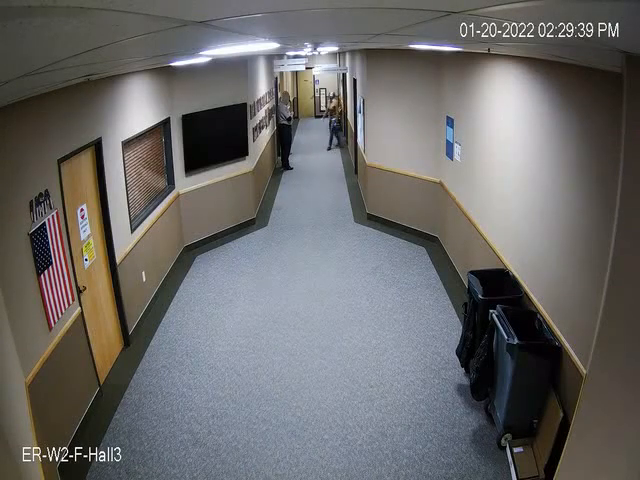
#> input picture frame 56 of Heatmap_basix/input1_.mp4, 640 x 480 px, given in place of input.mp4, which was not available
$ python demo.py
#> lines starting #> are read from the running program, lines starting #| are printed output that depends on the picture; pictures that were not available may be replaced by others from this repository, and a replacement may not be noted
import cv2
import numpy as np
import os
# Load the video
# video_path = 'input1.mp4'
video_path = 'input.mp4'
# video_path =0
cap = cv2.VideoCapture(video_path)
print("file exists?", os.path.exists(video_path))
# Get the video properties
width = int(cap.get(cv2.CAP_PROP_FRAME_WIDTH))
height = int(cap.get(cv2.CAP_PROP_FRAME_HEIGHT))
fps = int(cap.get(cv2.CAP_PROP_FPS))
total_frames = int(cap.get(cv2.CAP_PROP_FRAME_COUNT))

# Create a background subtractor
bg_subtractor = cv2.createBackgroundSubtractorMOG2(history=100, detectShadows=False)

# Create an empty video writer to save the output
fourcc = cv2.VideoWriter_fourcc(*'mp4v')  # You can change the codec as needed
output_path = 'output.mp4'
out = cv2.VideoWriter(output_path, fourcc, fps, (width, height))

def generate_heat_map(frame, motion_mask):
    # Convert the motion mask to a heatmap
    heatmap = cv2.applyColorMap(motion_mask, cv2.COLORMAP_JET)

    # Overlay the heatmap on the original frame
    overlay = cv2.addWeighted(frame, 0.7, heatmap, 0.3, 0)

    return overlay

while True:
    ret, frame = cap.read()
#> frame is the input picture: shape (480, 640, 3); mean B, G, R 104.9, 105.4, 106.5

    if not ret:
        break

    # Apply background subtraction to detect motion
    motion_mask = bg_subtractor.apply(frame)
#> motion_mask: shape (480, 640); every value is 255

    # Generate the heat map for the detected motion regions
    heatmap_frame = generate_heat_map(frame, motion_mask)
#> in generate_heat_map, `heatmap = cv2.applyColorMap(motion_mask, cv2.COLORMAP_JET)`:
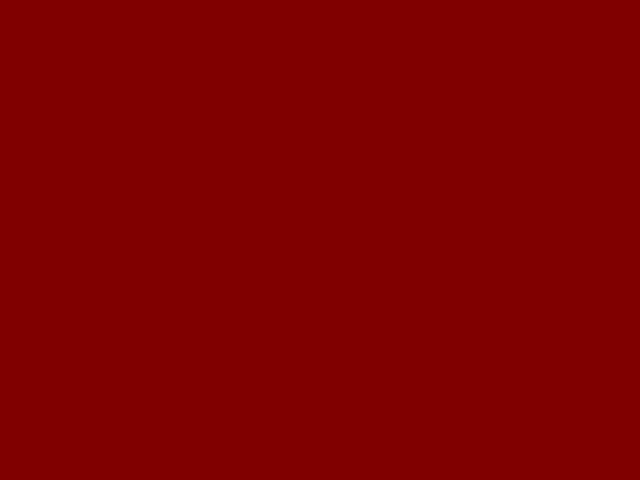
#> heatmap: shape (480, 640, 3); mean B, G, R 0, 0, 128
#> in generate_heat_map, `overlay = cv2.addWeighted(frame, 0.7, heatmap, 0.3, 0)`:
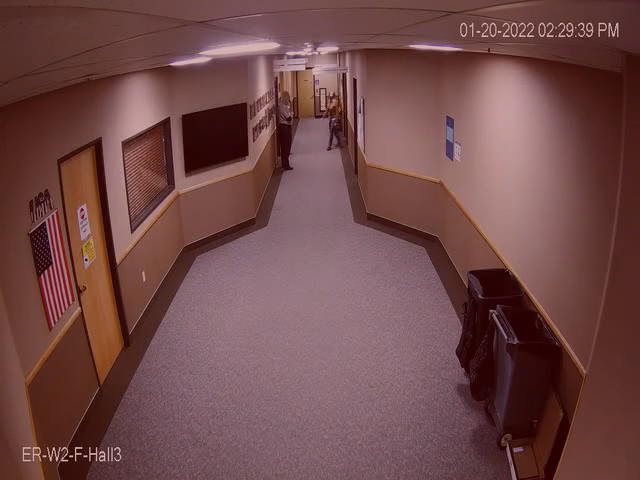
#> overlay: shape (480, 640, 3); mean B, G, R 73.4, 73.8, 113

    # Write the frame with the heat map to the output video
    out.write(heatmap_frame)

    # Display the frame with the heat map (optional)
    cv2.imshow('Motion Heat Map', heatmap_frame)

    # Press 'q' to exit
    if cv2.waitKey(1) & 0xFF == ord('q'):
#> (key q is pressed here)
        break

# Release the video objects
cap.release()
out.release()
cv2.destroyAllWindows()

$ run again, starting later in the video
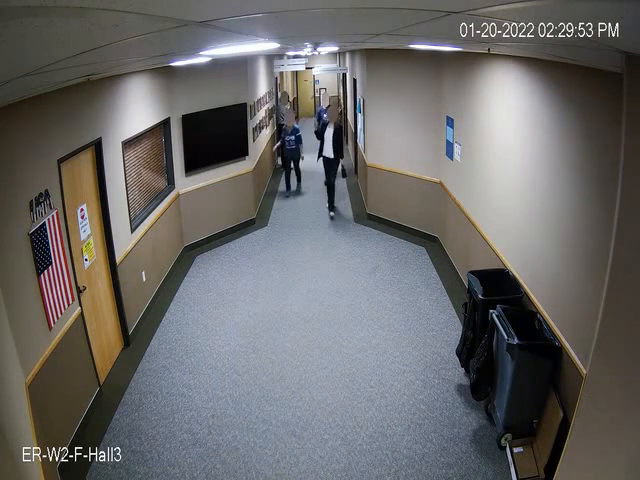
#> input picture frame 254 of Heatmap_basix/input1_.mp4, 640 x 480 px, given in place of input.mp4, which was not available
#> frame is the input picture: shape (480, 640, 3); mean B, G, R 103.8, 104.3, 105.3
#> motion_mask: shape (480, 640); every value is 255
#> in generate_heat_map, `overlay = cv2.addWeighted(frame, 0.7, heatmap, 0.3, 0)`:
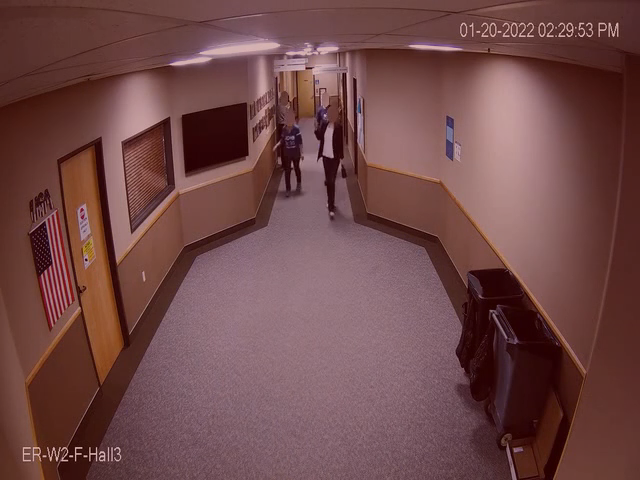
#> overlay: shape (480, 640, 3); mean B, G, R 72.7, 73, 112.1
